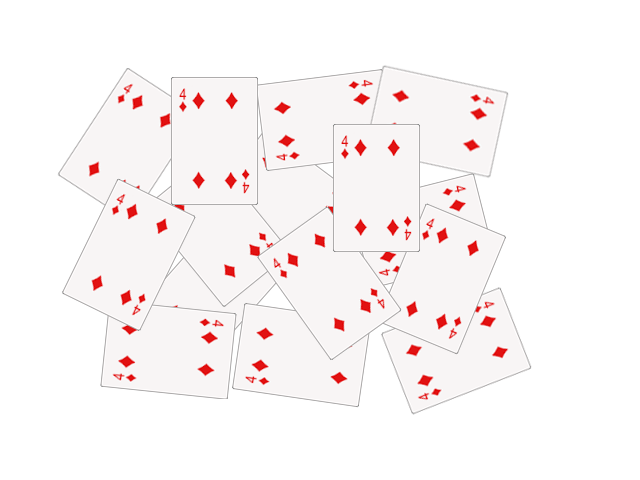
#> input picture Images/cards.png, 640 x 480 px, found by its file name
$ python watershed_cards.py
#> lines starting #> are read from the running program, lines starting #| are printed output that depends on the picture; after the words box and inside, x2 and y2 are one past the last pixel; in counts of white or black regions, pixels touching at a corner belong together
# File: watershed_cards.py
# https://docs.opencv.org/4.x/d2/dbd/tutorial_distance_transform.html
from __future__ import print_function
import cv2 as cv
import numpy as np
import random as rng

rng.seed(12345)

# [load_image]
# Load the image
src = cv.imread('../images/cards.png')
#> src is the input picture: shape (480, 640, 3); mean B, G, R 245.8, 245.8, 250.7
# [load_image]

# [black_bg]
# Change the background from white to black, since that will help later to extract
# better results during the use of Distance Transform
src[np.all(src == 255, axis=2)] = 0
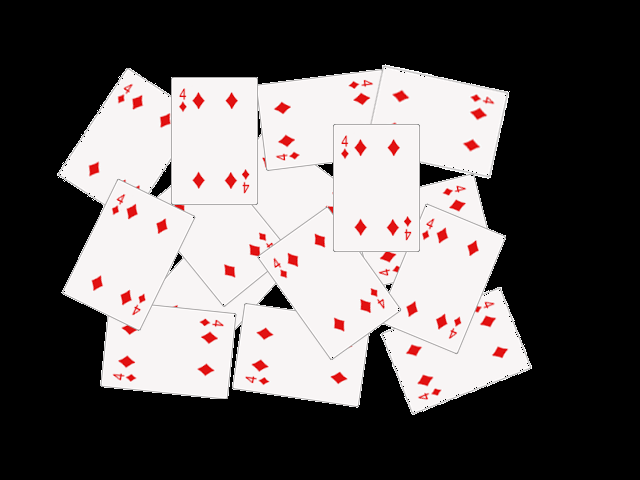
#> src: shape (480, 640, 3); mean B, G, R 97.2, 97.2, 102.2
cv.imwrite('01-black-background.png', src)
# [black_bg]

# [sharp]
# Create a kernel that we will use to sharpen our image
# an approximation of second derivative, a quite strong kernel
kernel = np.array([[1, 1, 1], [1, -8, 1], [1, 1, 1]], dtype=np.float32)

# do the laplacian filtering as it is
# well, we need to convert everything in something deeper than CV_8U
# because the kernel has some negative values,
# and we can expect in general to have a Laplacian image with negative values
# BUT a 8bits unsigned int (the one we are working with) can contain values from 0 to 255
# so the possible negative number will be truncated
imgLaplacian = cv.filter2D(src, ddepth=cv.CV_32F, kernel=kernel)
sharp = np.float32(src)
imgResult = sharp - imgLaplacian
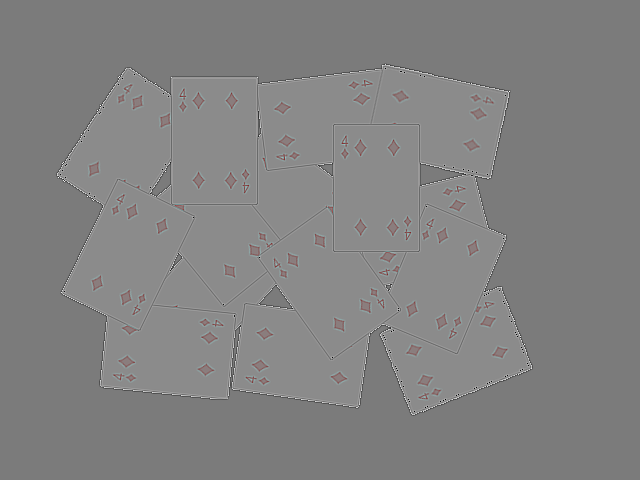
#> imgResult: shape (480, 640, 3) float32; mean B, G, R 97.1, 97.1, 102.2; drawn with min black and max white

# convert back to 8 bits gray scale
imgResult = np.clip(imgResult, 0, 255)
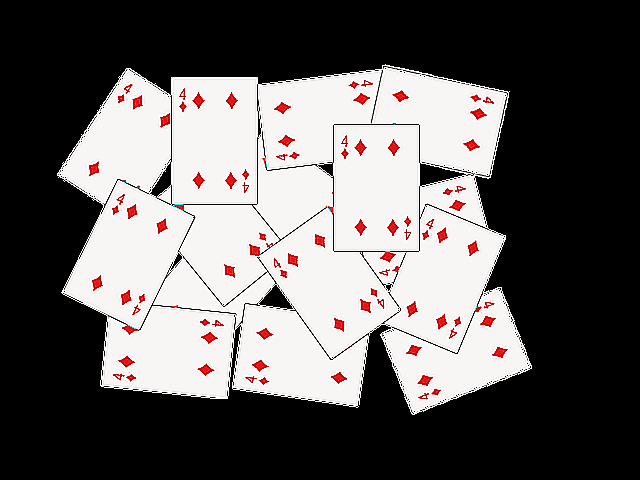
#> imgResult: shape (480, 640, 3) float32; mean B, G, R 95.7, 95.7, 100.4
imgResult = imgResult.astype('uint8')
imgLaplacian = np.clip(imgLaplacian, 0, 255)
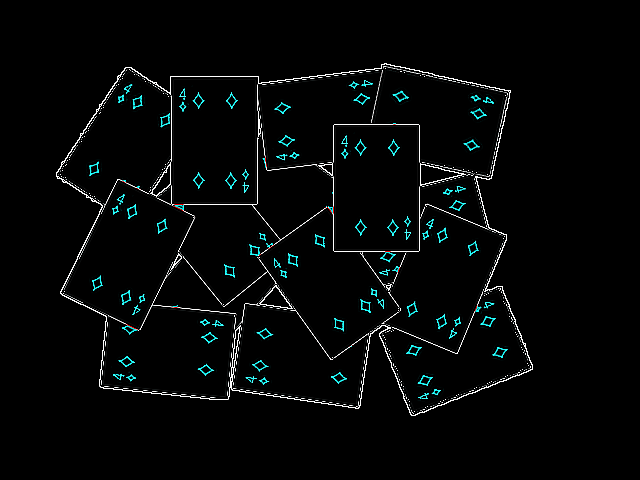
#> imgLaplacian: shape (480, 640, 3) float32; mean B, G, R 7.7, 7.7, 5.3
imgLaplacian = np.uint8(imgLaplacian)

cv.imwrite('02-Laplace.png', imgLaplacian)
cv.imwrite('03-sharpened.png', imgResult)
# [sharp]

# [bin]
# Create binary image from source image
bw = cv.cvtColor(imgResult, cv.COLOR_BGR2GRAY)
_, bw = cv.threshold(bw, thresh=40, maxval=255, type=cv.THRESH_BINARY | cv.THRESH_OTSU)
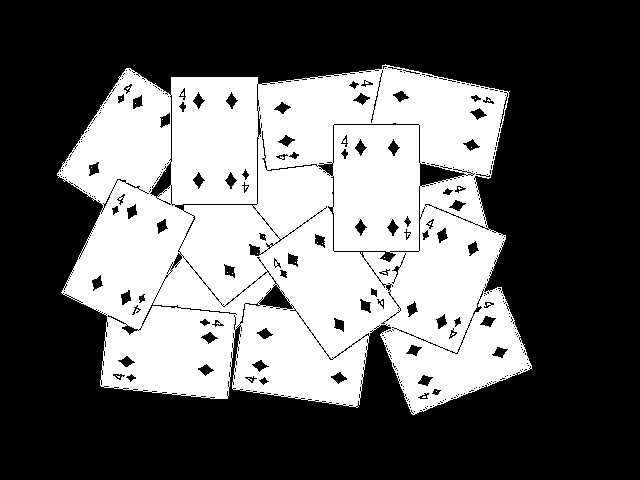
#> bw: shape (480, 640); 38.9% white; 21 white regions (20 under 20 px), largest, box (x1, y1, x2, y2) and area: (57, 64, 532, 415) 119585
cv.imwrite('04-binary.png', bw)
# [bin]

# [dist]
# Perform the distance transform algorithm
dist = cv.distanceTransform(bw, distanceType=cv.DIST_L2, maskSize=3)
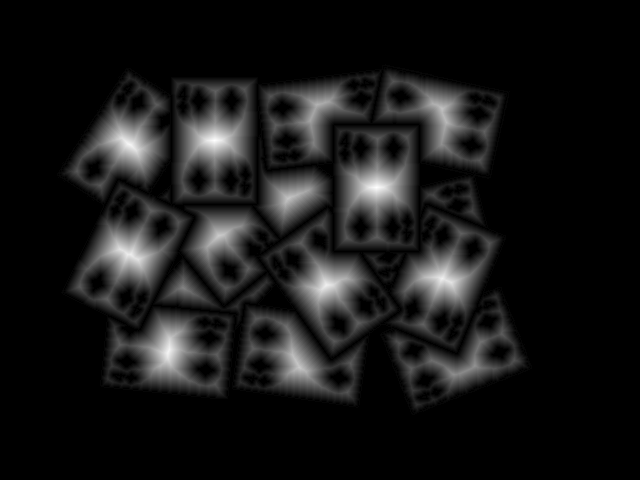
#> dist: shape (480, 640) float32; min 0, max 37.19, mean 3.4; drawn with min black and max white
# Normalize the distance image for range = {0.0, 1.0}
# so we can visualize and threshold it
cv.normalize(dist, dst=dist, alpha=0, beta=1.0, norm_type=cv.NORM_MINMAX)
temp = cv.normalize(dist, dst=None, alpha=0, beta=255.0, norm_type=cv.NORM_MINMAX)
cv.imwrite('05-distances.png', temp)
# [dist]

# [peaks]
# Threshold to obtain the peaks
# This will be the markers for the foreground objects
_, dist = cv.threshold(dist, thresh=0.4, maxval=1.0, type=cv.THRESH_BINARY)
#> dist: shape (480, 640) float32; values 0 (black) and 1 (white), 7.1% white; 15 white regions (1 under 20 px), largest, box (x1, y1, x2, y2) and area: (94, 228, 165, 280) 2212, (348, 159, 405, 216) 2187, (187, 112, 243, 169) 2180

# Dilate a bit the dist image
kernel1 = np.ones((3, 3), dtype=np.uint8)
dist = cv.dilate(dist, kernel=kernel1)
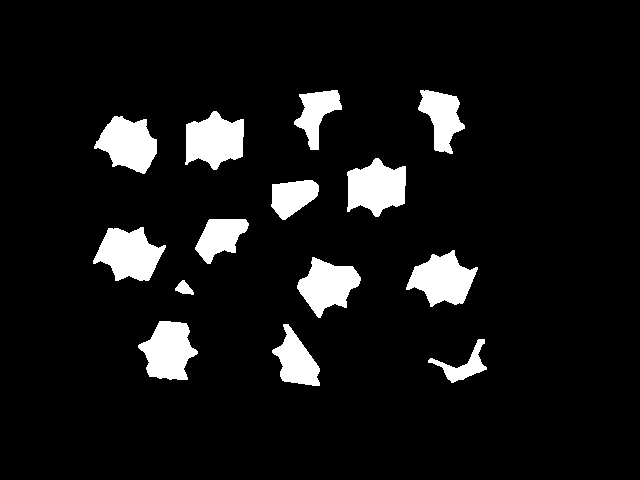
#> dist: shape (480, 640) float32; values 0 (black) and 1 (white), 8.2% white; 14 white regions, largest, box (x1, y1, x2, y2) and area: (93, 227, 166, 281) 2498, (347, 158, 406, 217) 2451, (185, 111, 244, 170) 2443
temp = cv.normalize(dist, dst=None, alpha=0, beta=255.0, norm_type=cv.NORM_MINMAX)
cv.imwrite('06-peaks.png', temp)
# [peaks]

# [seeds]
# Create the CV_8U version of the distance image
# It is needed for findContours()
dist_8u = dist.astype('uint8')
#> dist_8u: shape (480, 640); values 0 (black) and 1 (white), 8.2% white; 14 white regions

# Find total markers
contours, _ = cv.findContours(dist_8u, mode=cv.RETR_EXTERNAL, method=cv.CHAIN_APPROX_SIMPLE)
#> contours = 14 contours; largest, box (x1, y1, x2, y2) and area: (93, 227, 166, 281) 2396, (347, 158, 406, 217) 2350, (185, 111, 244, 170) 2342, (406, 250, 478, 307) 2280, (94, 116, 157, 174) 2248

# Create the marker image for the watershed algorithm
markers = np.zeros(dist.shape, dtype=np.int32)

# Draw the foreground markers
for i in range(len(contours)):
#> (the run stopped early here; a loop or call above may not have finished)
